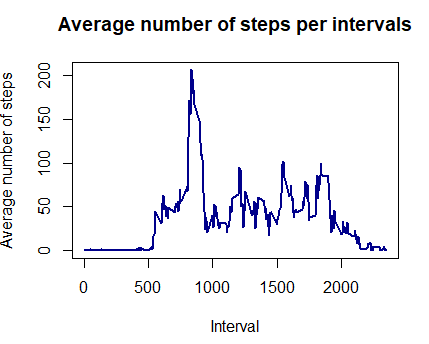

The script that drew this image:
average_daily_activity <- aggregate(activity$steps, by=list(activity$interval), FUN=mean, na.rm=TRUE)
names(average_daily_activity) <- c("interval", "mean")
plot(average_daily_activity$interval, average_daily_activity$mean, type = "l", col="darkblue", lwd = 2, xlab="Interval", ylab="Average number of steps", main="Average number of steps per intervals")

average_daily_activity[which.max(average_daily_activity$mean), ]$interval
